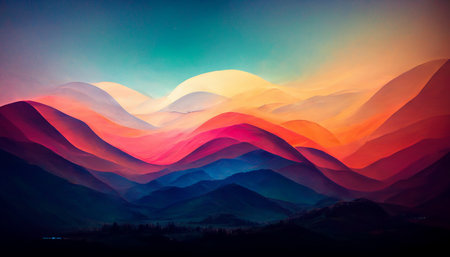
#> input picture Python1/ex05/landscape.jpg, 450 x 257 px
$ python pimp_image.py
#> lines starting #> are read from the running program, lines starting #| are printed output that depends on the picture
### Python1/ex05/load_image.py
from PIL import Image
import numpy as np


def ft_load(path: str) -> np.ndarray: #(you can return to the desired format)
    """ft_load() a function to load an image and print its format and its pixels in RGB;
    -> We intake one parameter: the path to the image we want to load;
    -> We return an NumPy image for the sake of efficiency in memory and storage;"""
#> called with path = './landscape.jpg'
    try:
        image = Image.open(path)
#> image is the input picture: PIL image 450x257 RGB; mean R, G, B 98.7, 79.1, 89.1
    except FileNotFoundError:
        print(f"File not Found: image has not been found at {path}")
        exit()
    except Exception as e:
        print("Error: image has not been opened successfully")
        exit()

    width, height = image.size
#> width = 450; height = 257
    image_rgb = image.convert('RGB')
    image_array = np.array(image_rgb)

    print(f"The shape of the image is : ({width},{height},{image_array.shape[2]})")
#| The shape of the image is : (450,257,3)
    print(image_array)
#> (printed output is left out)

    return image_array

### Python1/ex05/pimp_image.py
import numpy as np
import array
import matplotlib.pyplot as plt
from load_image import ft_load


def ft_invert(array) -> array:
    """As explained in the main, we will invert the colors of the image thus inverting the colors code.
    If the shade scale is indeed 255, we will simply return the result array by 255 minus the current color seen at index."""
    res = array.copy()
    for i in range(len(res)):
        for j in range(len(res[i])):
            for k in range(3):
                res[i][j][k] = 255 - res[i][j][k]
    return res

def ft_red(array) -> array:
    res = array.copy()
    for i in range(len(res)):
        for j in range(len(res[i])):
            res[i][j][1] = res[i][j][1] * 0
            res[i][j][2] = res[i][j][2] * 0
    return res

def ft_green(array) -> array:
    res = array.copy()
    for i in range(len(res)):
        for j in range(len(res[i])):
            res[i][j][0] = res[i][j][0] - res[i][j][0]
            res[i][j][2] = res[i][j][2] - res[i][j][2]
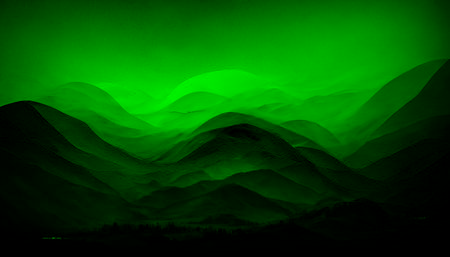
#> res: shape (257, 450, 3); mean R, G, B 0, 79.1, 0
    return res

def ft_blue(array) -> array:
    res = array.copy()
    for i in range(len(res)):
        for j in range(len(res[i])):
            res[i][j][0] = 0
            res[i][j][1] = 0
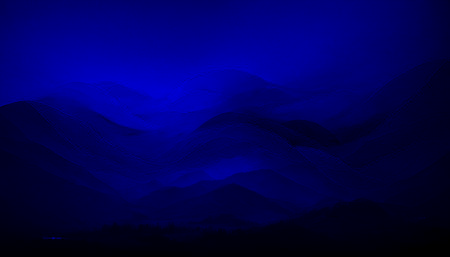
#> res: shape (257, 450, 3); mean R, G, B 0, 0, 89.1
    return res

def ft_grey(array) -> array:
    res = array.copy().astype('uint32')
    for i in range(len(res)):
        for j in range(len(res[i])):
            grey = (res[i][j][0] + res[i][j][1] + res[i][j][2]) / 3
            res[i][j][0] = grey
            res[i][j][1] = grey
            res[i][j][2] = grey
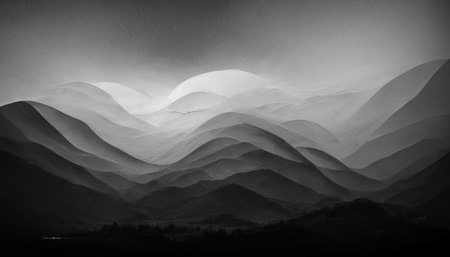
#> res: shape (257, 450, 3) uint32; min 0, max 239, mean 88.7
    return res

def main():
    """pimp_image() is a simple implementation of colour tampering by inverting, nulling or adding texture of the three
    colours Red Green Blue -> RGB
    On the spectrum of colours, RGB is a 3-index array [0 = R][1 = G][2 = B] on 255 shade scale"""

    img = ft_load('./landscape.jpg')

    filters = [
        ('Figure VIII.1: Original', img),
        ('Figure VIII.2: Invert', ft_invert(img)),
        ('Figure VIII.3: Red', ft_red(img)),
        ('Figure VIII.4: Green', ft_green(img)),
        ('Figure VIII.5: Blue', ft_blue(img)),
        ('Figure VIII.6: Grey', ft_grey(img)),
        ('Figure VIII.7: Weird-1', ft_invert(ft_red(img))),
        ('Figure VIII.7: Weird-2', ft_invert(ft_blue(img))),
        ('Figure VIII.7: Weird-3', ft_invert(ft_green(img)))

    ]
#> after the loop in ft_invert (call 2), `for i in range(len(res)):`:
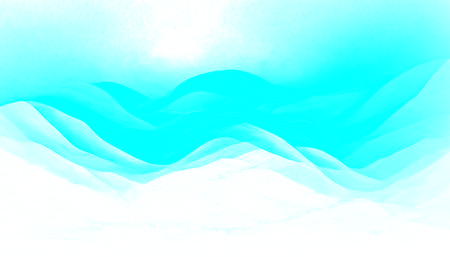
#> res: shape (257, 450, 3); mean R, G, B 156.3, 255, 255
#> after the loop in ft_invert (call 3), `for i in range(len(res)):`:
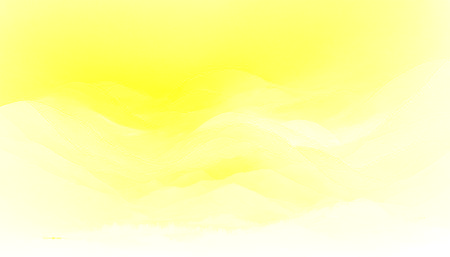
#> res: shape (257, 450, 3); mean R, G, B 255, 255, 165.9
#> after the loop in ft_invert (call 4), `for i in range(len(res)):`:
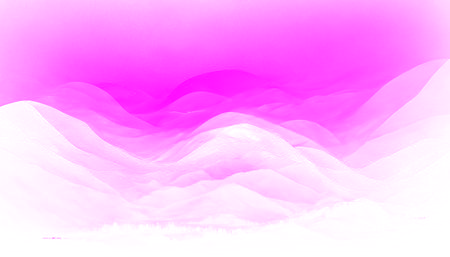
#> res: shape (257, 450, 3); mean R, G, B 255, 175.9, 255

    plt.figure(figsize=(15, 10))
    for i, (title, data) in enumerate(filters, 1):
        plt.subplot(4, 3, i)
        plt.imshow(data.astype('uint8'))
        plt.title(title)
        plt.axis('off')
#> this loop made 9 passes
#> title on passes 1 to 9: 'Figure VIII.1: Original', 'Figure VIII.2: Invert', 'Figure VIII.3: Red', 'Figure VIII.4: Green', 'Figure VIII.5: Blue', 'Figure VIII.6: Grey', 'Figure VIII.7: Weird-1', 'Figure VIII.7: Weird-2', 'Figure VIII.7: Weird-3'

    plt.tight_layout()
    plt.savefig("pimped_landscape.png")
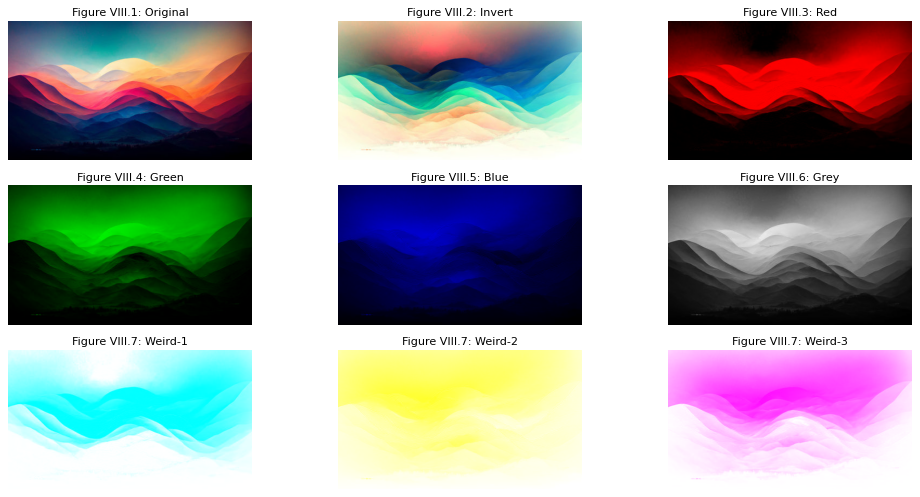
#> figure drawn by matplotlib, 9 panels
    plt.show()

if __name__ == "__main__":
    main()
